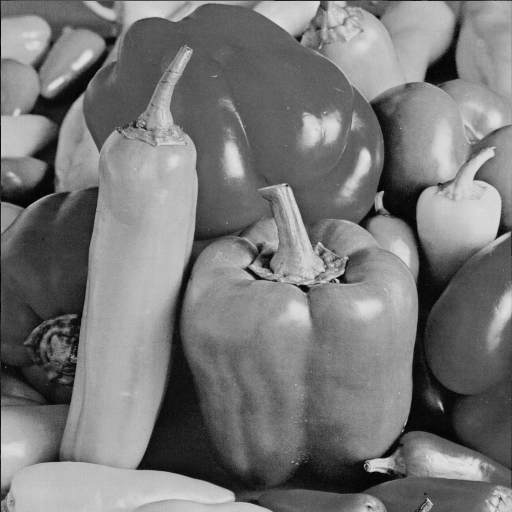
#> input picture DISP9_code/peppers.bmp, 512 x 512 px
$ python 'norm&central moment.py'
#> lines starting #> are read from the running program, lines starting #| are printed output that depends on the picture; long printed decimals are rounded
import numpy as np
import cv2 as cv


img = cv.imread('peppers.bmp', cv.IMREAD_GRAYSCALE)
#> img is the input picture: shape (512, 512); min 0, max 227, mean 119.8
img2 = img
h, w = img.shape
#> h = 512; w = 512
x, y = h//2, w//2
#> x = 256; y = 256

rx = 100
ry = 150
h = np.arange(0, h)
#> h = 512 values from 0 to 511
w = np.arange(0, w)
#> w = 512 values from 0 to 511
row, col = np.meshgrid(w, h)

matrix = (((row - x) / rx) ** 2 + ((col - y) / ry) ** 2) > 1

img[matrix] = 0
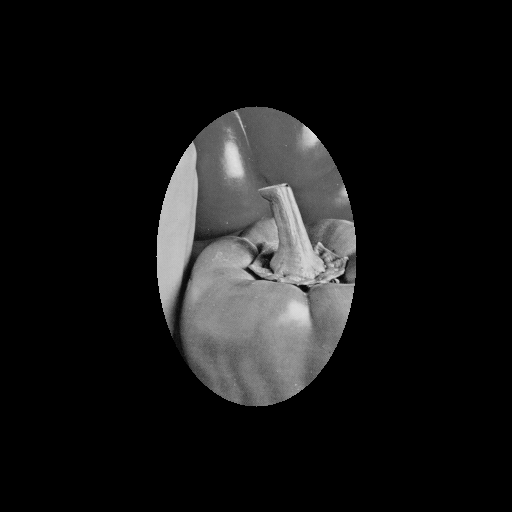
#> img: shape (512, 512); min 0, max 224, mean 22.7

cv.imshow('image', img)
cv.waitKey()

# norm

print("L0 norm", np.sum(img2 != 0))
#| L0 norm 47109
print("L1 norm", np.sum(np.abs(img2)))
#| L1 norm 5939278
print("L2 norm", np.sqrt(np.sum(np.square(img2))))
#| L2 norm 2229.591

# central moment

def central_moment(img, a=1, b=1):

#> called with a = 2, b = 0
    print(a, b, sep=' ', end=None)
    N, M = img.shape
#> N = 512; M = 512
    h = np.repeat(np.linspace(0, N-1, N).reshape(-1, 1), M, axis=1)
    w = np.repeat(np.linspace(0, M-1, M).reshape(1, -1), N, axis=0)

    nx_bar = np.sum(w * img) / np.sum(img)
#> nx_bar = 256.5
    ny_bar = np.sum(h * img) / np.sum(img)
#> ny_bar = 247


    m = np.sum(np.power(w - nx_bar, a) * np.power(h - ny_bar, b) * img) / np.sum(img)
#> m = 21722.4
    print(m)
#| 21722.422


img = cv.imread('peppers.bmp', cv.IMREAD_GRAYSCALE)
print("Central Moment")
central_moment(img, 2, 0)
central_moment(img, 1, 1)
#| -2018.243
central_moment(img, 0, 2)
#| 22094.479
